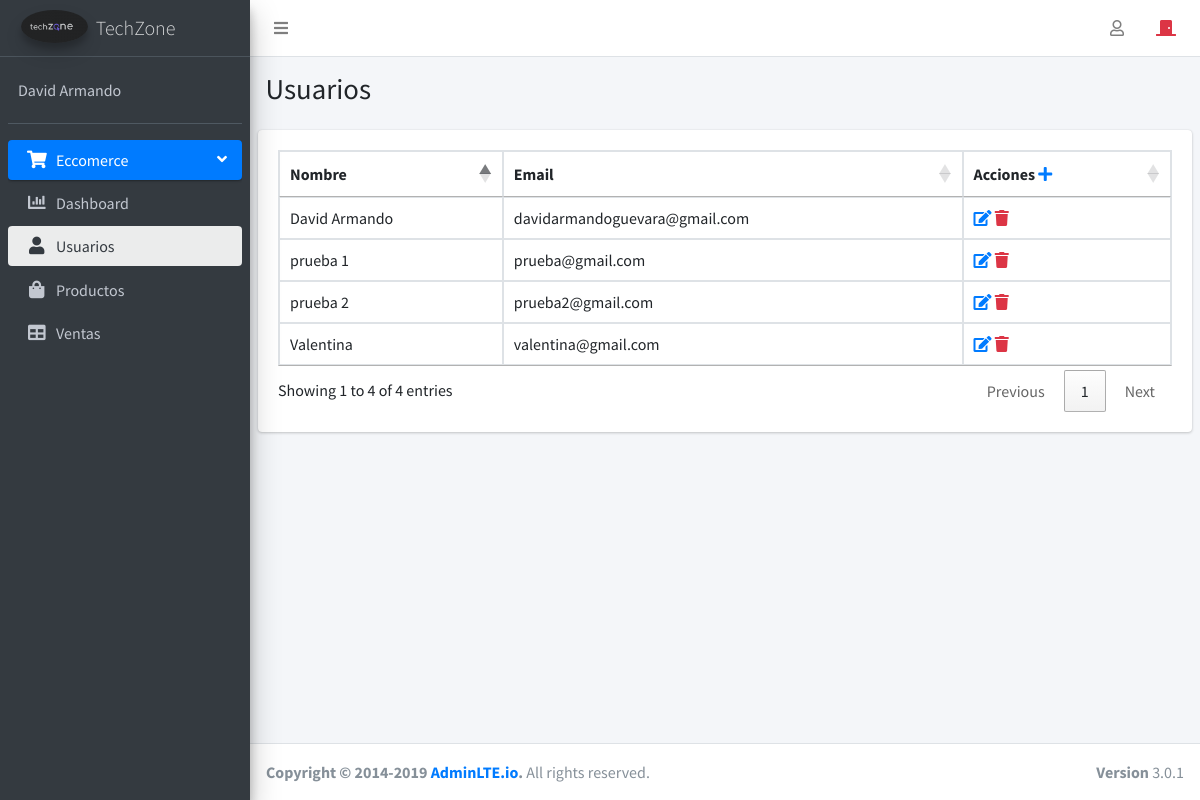
Page /admin/panel.php?modulo=usuarios (signed in) on the committed database.
### tables this page shows
CREATE TABLE `users` (
  `id` int(11) NOT NULL,
  `email` varchar(200) NOT NULL,
  `pass` varchar(255) NOT NULL,
  `nombre` varchar(255) NOT NULL
);

### admin/usuarios.php (the view, shortened to what this page needs)
<div class="content-wrapper">
    <section class="content-header">
        <div class="container-fluid">
            <div class="row mb-2">
                <div class="col-sm-6">
                    <h1>Usuarios</h1>
                </div>
            </div>
        </div>
    </section>
    <section class="content">
        <div class="row">
            <div class="col-12">
                <div class="card">
                    <div class="card-body">
                        <table id="example2" class="table table-bordered table-hover">
                            <thead>
                                <tr>
                                    <th>Nombre</th>
                                    <th>Email</th>
                                    <th>Acciones
                                        <a href="panel.php?modulo=crearUsuarios"><i class="fa fa-plus" aria-hidden="true"></i></a>
                                    </th>
                                </tr>
                            </thead>
                            <tbody>
                                <?php
                                include_once "db_eccomerce.php";
                                $conn = mysqli_connect($servername, $username, $password, $dbname);
                                $query = "SELECT id,email,nombre FROM users ";
                                $res = mysqli_query($conn, $query);
                                while ($row = mysqli_fetch_assoc($res)) {
                                ?>
                                    <tr>
                                        <td> <?php echo $row['nombre'] ?></td>
                                        <td> <?php echo $row['email'] ?> </td>
                                        <td>
                                            <a href="panel.php?modulo=editarUsuario&id= <?php echo $row['id'] ?>" style="margin: right 10px;"> <i class="fas fa-edit"></i></a>
                                            <a href="panel.php?modulo=usuarios&idBorrar= <?php echo $row['id'] ?>" class="text-danger borrar"> <i class="fas fa-trash"></i></a>
                                        </td>
                                    </tr>
                                <?php
                                }
                                ?>
                            </tbody>
                        </table>
                    </div>
                </div>
            </div>
        </div>
    </section>
</div>

### rows in the picture
users: nombre "David Armando", email "davidarmandoguevara@gmail.com"
users: nombre "prueba 1", email "prueba@gmail.com"
users: nombre "prueba 2", email "prueba2@gmail.com"
users: nombre "Valentina", email "valentina@gmail.com"

### other values in the picture
$_SESSION['nombre'] "David Armando"
